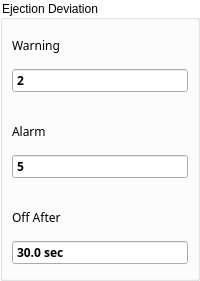
       <widget class="QGroupBox" name="groupBoxCounterProducktNotFilled">
        <property name="sizePolicy">
         <sizepolicy hsizetype="Preferred" vsizetype="Preferred">
          <horstretch>0</horstretch>
          <verstretch>0</verstretch>
         </sizepolicy>
        </property>
        <property name="styleSheet">
         <string notr="true">QGroupBox{
    background-color: transparent;
}</string>
        </property>
        <property name="title">
         <string>Ejection Deviation</string>
        </property>
        <layout class="QGridLayout" name="gridLayout_29">
         <property name="leftMargin">
          <number>0</number>
         </property>
         <property name="topMargin">
          <number>0</number>
         </property>
         <property name="rightMargin">
          <number>0</number>
         </property>
         <property name="bottomMargin">
          <number>4</number>
         </property>
         <property name="spacing">
          <number>4</number>
         </property>
         <item row="0" column="0">
          <widget class="ContentBoardItem" name="widgetDashBoardCounterProducktNotFilledWarning" native="true">
           <property name="minimumSize">
            <size>
             <width>0</width>
             <height>82</height>
            </size>
           </property>
           <property name="maximumSize">
            <size>
             <width>16777215</width>
             <height>82</height>
            </size>
           </property>
           <property name="styleSheet">
            <string notr="true">QDoubleSpinBox::focus{
 border: 2px solid rgb(0,95,135);
}</string>
           </property>
           <layout class="QGridLayout" name="gridLayout_68">
            <property name="leftMargin">
             <number>9</number>
            </property>
            <property name="topMargin">
             <number>9</number>
            </property>
            <property name="rightMargin">
             <number>9</number>
            </property>
            <property name="bottomMargin">
             <number>9</number>
            </property>
            <property name="spacing">
             <number>6</number>
            </property>
            <item row="0" column="0">
             <widget class="QLabel" name="labelContentBoardCounterProducktNotFilledWarning">
              <property name="font">
               <font>
                <family>Siemens Sans</family>
               </font>
              </property>
              <property name="text">
               <string>Warning</string>
              </property>
             </widget>
            </item>
            <item row="1" column="0">
             <widget class="QDoubleSpinBox" name="doubleSpinBoxCounterProducktNotFilledWarning">
              <property name="sizePolicy">
               <sizepolicy hsizetype="Preferred" vsizetype="Fixed">
                <horstretch>0</horstretch>
                <verstretch>0</verstretch>
               </sizepolicy>
              </property>
              <property name="font">
               <font>
                <family>Siemens Sans</family>
                <weight>75</weight>
                <bold>true</bold>
               </font>
              </property>
              <property name="styleSheet">
               <string notr="true">QDoubleSpinBox[STATE=&quot;Ok&quot;]
{
 background:rgb(249,247,248);
 min-width: 0px;
 border: 0px;
 }
QDoubleSpinBox[STATE=&quot;Error&quot;]
{ 
 background:rgb(202, 51, 51);
 min-width: 0px;
 border: 0px;
 }
QDoubleSpinBox[STATE =&quot;Warning&quot;]
{ 
 background:rgb(231, 121, 16);
 min-width: 0px;
 border: 0px;
 }

</string>
              </property>
              <property name="wrapping">
               <bool>false</bool>
              </property>
              <property name="buttonSymbols">
               <enum>QAbstractSpinBox::NoButtons</enum>
              </property>
              <property name="suffix">
               <string/>
              </property>
              <property name="decimals">
               <number>0</number>
              </property>
              <property name="minimum">
               <double>0.000000000000000</double>
              </property>
              <property name="maximum">
               <double>10000.000000000000000</double>
              </property>
              <property name="singleStep">
               <double>1.000000000000000</double>
              </property>
              <property name="value">
               <double>2.000000000000000</double>
              </property>
             </widget>
            </item>
           </layout>
          </widget>
         </item>
         <item row="1" column="0">
          <widget class="ContentBoardItem" name="widgetDashBoardCounterProducktNotFilledAlarm" native="true">
           <property name="minimumSize">
            <size>
             <width>0</width>
             <height>82</height>
            </size>
           </property>
           <property name="maximumSize">
            <size>
             <width>16777215</width>
             <height>82</height>
            </size>
           </property>
           <property name="styleSheet">
            <string notr="true">QDoubleSpinBox::focus{
 border: 2px solid rgb(0,95,135);
}





</string>
           </property>
           <layout class="QGridLayout" name="gridLayout_69">
            <property name="leftMargin">
             <number>9</number>
            </property>
            <property name="topMargin">
             <number>9</number>
            </property>
            <property name="rightMargin">
             <number>9</number>
            </property>
            <property name="bottomMargin">
             <number>9</number>
            </property>
            <property name="spacing">
             <number>6</number>
            </property>
            <item row="0" column="0">
             <widget class="QLabel" name="labelContentBoardCounterProducktNotFilledAlarm">
              <property name="font">
               <font>
                <family>Siemens Sans</family>
               </font>
              </property>
              <property name="text">
               <string>Alarm</string>
              </property>
             </widget>
            </item>
            <item row="1" column="0">
             <widget class="QDoubleSpinBox" name="doubleSpinBoxCounterProducktNotFilledAlarm">
              <property name="sizePolicy">
               <sizepolicy hsizetype="Preferred" vsizetype="Fixed">
                <horstretch>0</horstretch>
                <verstretch>0</verstretch>
               </sizepolicy>
              </property>
              <property name="font">
               <font>
                <family>Siemens Sans</family>
                <weight>75</weight>
                <bold>true</bold>
               </font>
              </property>
              <property name="styleSheet">
               <string notr="true">QDoubleSpinBox[STATE=&quot;Ok&quot;]
{
 background:rgb(249,247,248);
 min-width: 0px;
 border: 0px;
 }
QDoubleSpinBox[STATE=&quot;Error&quot;]
{ 
 background:rgb(202, 51, 51);
 min-width: 0px;
 border: 0px;
 }
QDoubleSpinBox[STATE =&quot;Warning&quot;]
{ 
 background:rgb(231, 121, 16);
 min-width: 0px;
 border: 0px;
 }

</string>
              </property>
              <property name="wrapping">
               <bool>false</bool>
              </property>
              <property name="buttonSymbols">
               <enum>QAbstractSpinBox::NoButtons</enum>
              </property>
              <property name="suffix">
               <string/>
              </property>
              <property name="decimals">
               <number>0</number>
              </property>
              <property name="minimum">
               <double>0.000000000000000</double>
              </property>
              <property name="maximum">
               <double>10000.000000000000000</double>
              </property>
              <property name="singleStep">
               <double>1.000000000000000</double>
              </property>
              <property name="value">
               <double>5.000000000000000</double>
              </property>
             </widget>
            </item>
           </layout>
          </widget>
         </item>
         <item row="2" column="0">
          <widget class="ContentBoardItem" name="widgetDashBoardCounterProducktNotFilledMaschineStop" native="true">
           <property name="minimumSize">
            <size>
             <width>0</width>
             <height>82</height>
            </size>
           </property>
           <property name="maximumSize">
            <size>
             <width>16777215</width>
             <height>82</height>
            </size>
           </property>
           <property name="styleSheet">
            <string notr="true">QDoubleSpinBox::focus{
 border: 2px solid rgb(0,95,135);
}





</string>
           </property>
           <layout class="QGridLayout" name="gridLayout_70">
            <property name="leftMargin">
             <number>9</number>
            </property>
            <property name="topMargin">
             <number>9</number>
            </property>
            <property name="rightMargin">
             <number>9</number>
            </property>
            <property name="bottomMargin">
             <number>9</number>
            </property>
            <property name="spacing">
             <number>6</number>
            </property>
            <item row="0" column="0">
             <widget class="QLabel" name="labelContentBoardCounterProducktNotFilledMaschineStop">
              <property name="font">
               <font>
                <family>Siemens Sans</family>
               </font>
              </property>
              <property name="text">
               <string>Off After</string>
              </property>
             </widget>
            </item>
            <item row="1" column="0">
             <widget class="QDoubleSpinBox" name="doubleSpinBoxCounterProducktNotFilledMaschineStop">
              <property name="sizePolicy">
               <sizepolicy hsizetype="Preferred" vsizetype="Fixed">
                <horstretch>0</horstretch>
                <verstretch>0</verstretch>
               </sizepolicy>
              </property>
              <property name="font">
               <font>
                <family>Siemens Sans</family>
                <weight>75</weight>
                <bold>true</bold>
               </font>
              </property>
              <property name="styleSheet">
               <string notr="true">QDoubleSpinBox[STATE=&quot;Ok&quot;]
{
 background:rgb(249,247,248);
 min-width: 0px;
 border: 0px;
 }
QDoubleSpinBox[STATE=&quot;Error&quot;]
{ 
 background:rgb(202, 51, 51);
 min-width: 0px;
 border: 0px;
 }
QDoubleSpinBox[STATE =&quot;Warning&quot;]
{ 
 background:rgb(231, 121, 16);
 min-width: 0px;
 border: 0px;
 }

</string>
              </property>
              <property name="wrapping">
               <bool>false</bool>
              </property>
              <property name="buttonSymbols">
               <enum>QAbstractSpinBox::NoButtons</enum>
              </property>
              <property name="suffix">
               <string> sec</string>
              </property>
              <property name="decimals">
               <number>1</number>
              </property>
              <property name="minimum">
               <double>0.000000000000000</double>
              </property>
              <property name="maximum">
               <double>100.000000000000000</double>
              </property>
              <property name="singleStep">
               <double>1.000000000000000</double>
              </property>
              <property name="value">
               <double>30.000000000000000</double>
              </property>
             </widget>
            </item>
           </layout>
          </widget>
         </item>
        </layout>
       </widget>
